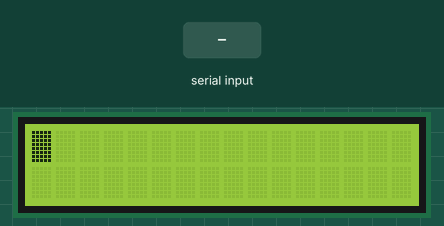
This sketch was run on a simulated Arduino Uno, built with avr-gcc and run on an emulated ATmega328P. Parts: 16×2 character LCD. The test bench sets the inputs (shaded band).

Above: at 14.3 s.
14.4 s: "1" received over Serial
At 14.7 s:
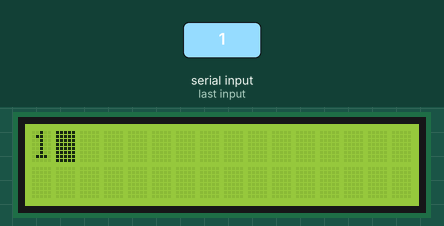
15.9 s: "0" received over Serial
At 17.0 s:
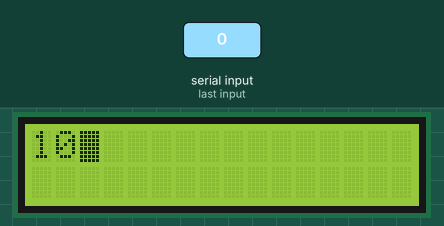
17.4 s: "2" received over Serial
At 18.2 s:
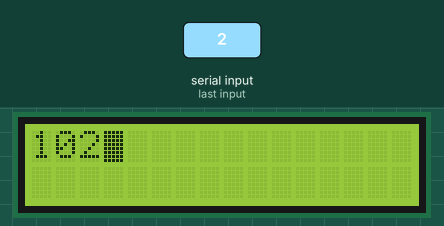
Timing chart, 0 to 20.4 s (numbered marks = the images above; inputs shaded):
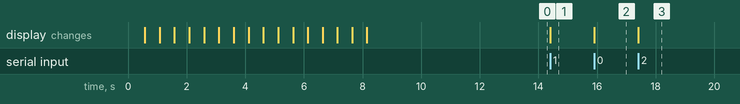

The sketch:

lcd_1.ino
```cpp
#include <LiquidCrystal.h>
LiquidCrystal lcd(12,11,5,4,3,2);
byte espera_1[] = {
  B00001,
  B00010,
  B00010,
  B00100,
  B00100,
  B01000,
  B01000,
  B10000
};
byte espera_2[] = {
  B00000,
  B00000,
  B00000,
  B11111,
  B11111,
  B00000,
  B00000,
  B00000
};
byte espera_3[] = {
  B10000,
  B01000,
  B01000,
  B00100,
  B00100,
  B00010,
  B00010,
  B00001
};
int aux=0;
byte espera_4[] = {
  B00100,
  B00100,
  B00100,
  B00100,
  B00100,
  B00100,
  B00100,
  B00100
};
void setup() {
  lcd.begin(16,2);
  Serial.begin(9600);
  lcd.createChar(0, espera_1);
  lcd.createChar(1, espera_2);
  lcd.createChar(2, espera_3);
  lcd.createChar(3, espera_4);
  lcd.cursor();
  lcd.blink();
  for(int j=0;j<4;j++){
    for(int i=0;i<4;i++){
        lcd.setCursor(4,0);
        lcd.print("WELCOME!!");
        lcd.setCursor(2,1);
        lcd.print("LOADING.....");
        lcd.write(i);
        delay(500);
        lcd.clear();
      }
  }
  delay(5000);
  lcd.clear();

}

void loop() {
  if(Serial.available()){
   delay(10);
   while(Serial.available()>0){
    aux++;
    if(aux==16){lcd.setCursor(0,1);}
    if(aux==32){lcd.clear();lcd.setCursor(0,0);aux=0;}
    lcd.write(Serial.read());
    }
  }
}
```

Measured:
- after the input at 14.4 s, the display: changes at once (image 1)
- after the input at 15.9 s, the display: changes at once (image 2)
- after the input at 17.4 s, the display: changes at once (image 3)
